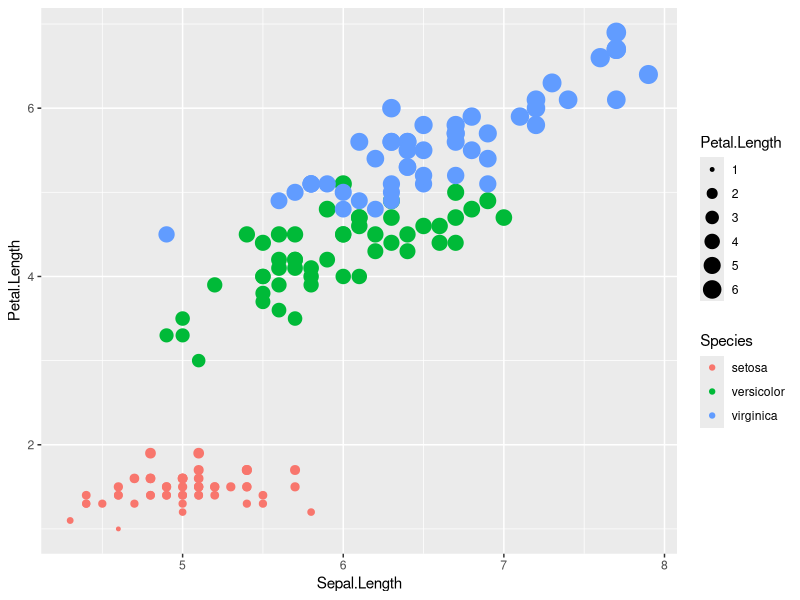

This figure's R source:
## ---- chunk 1
knitr::opts_chunk$set(echo = TRUE)
## ---- chunk 2
summary(iris)
## ---- chunk 3
library(ggplot2)
qplot(Sepal.Length, Petal.Length, data = iris, color = Species, size = Petal.Length)
